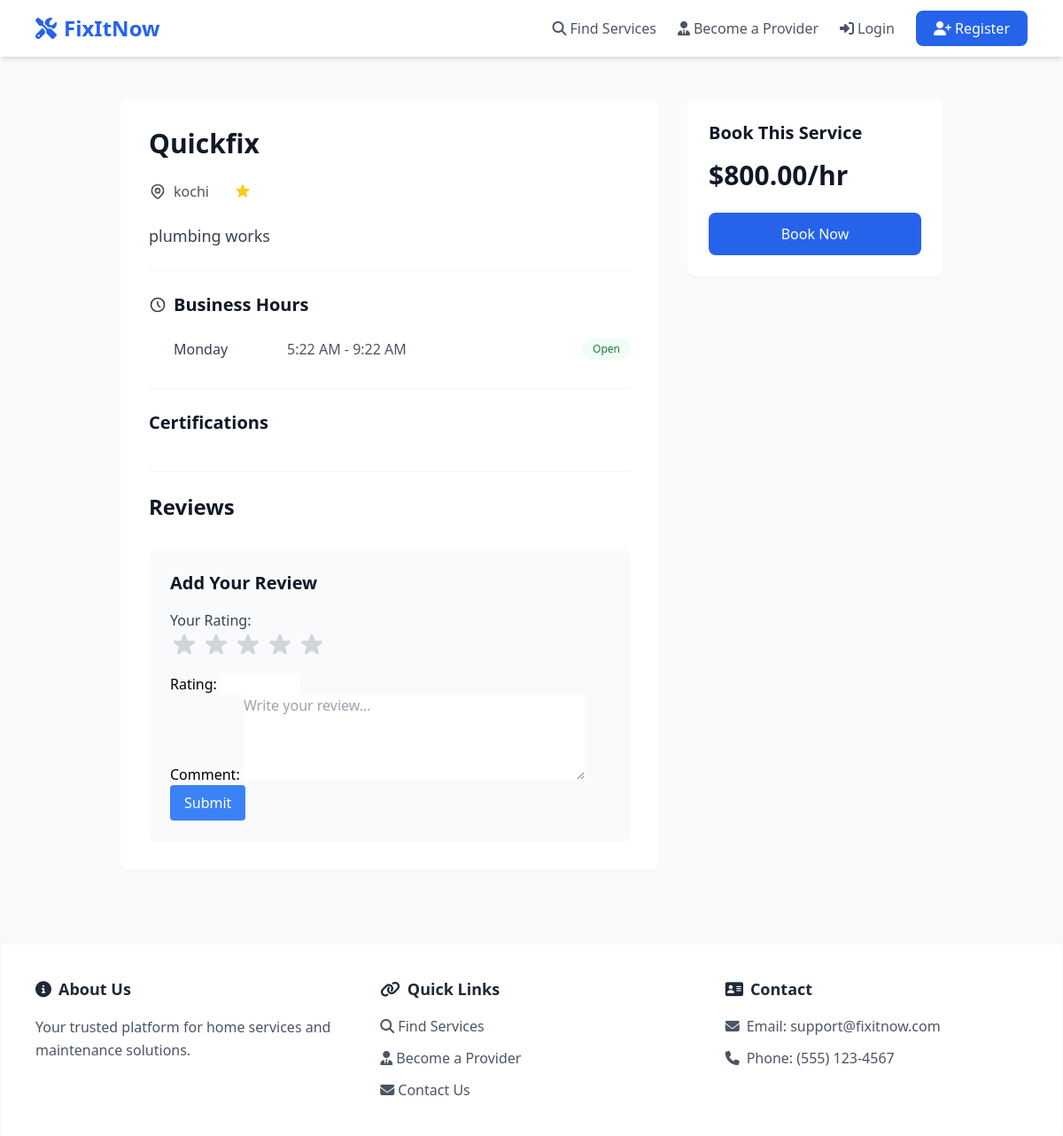
The app's page /services/service/1/, older data.
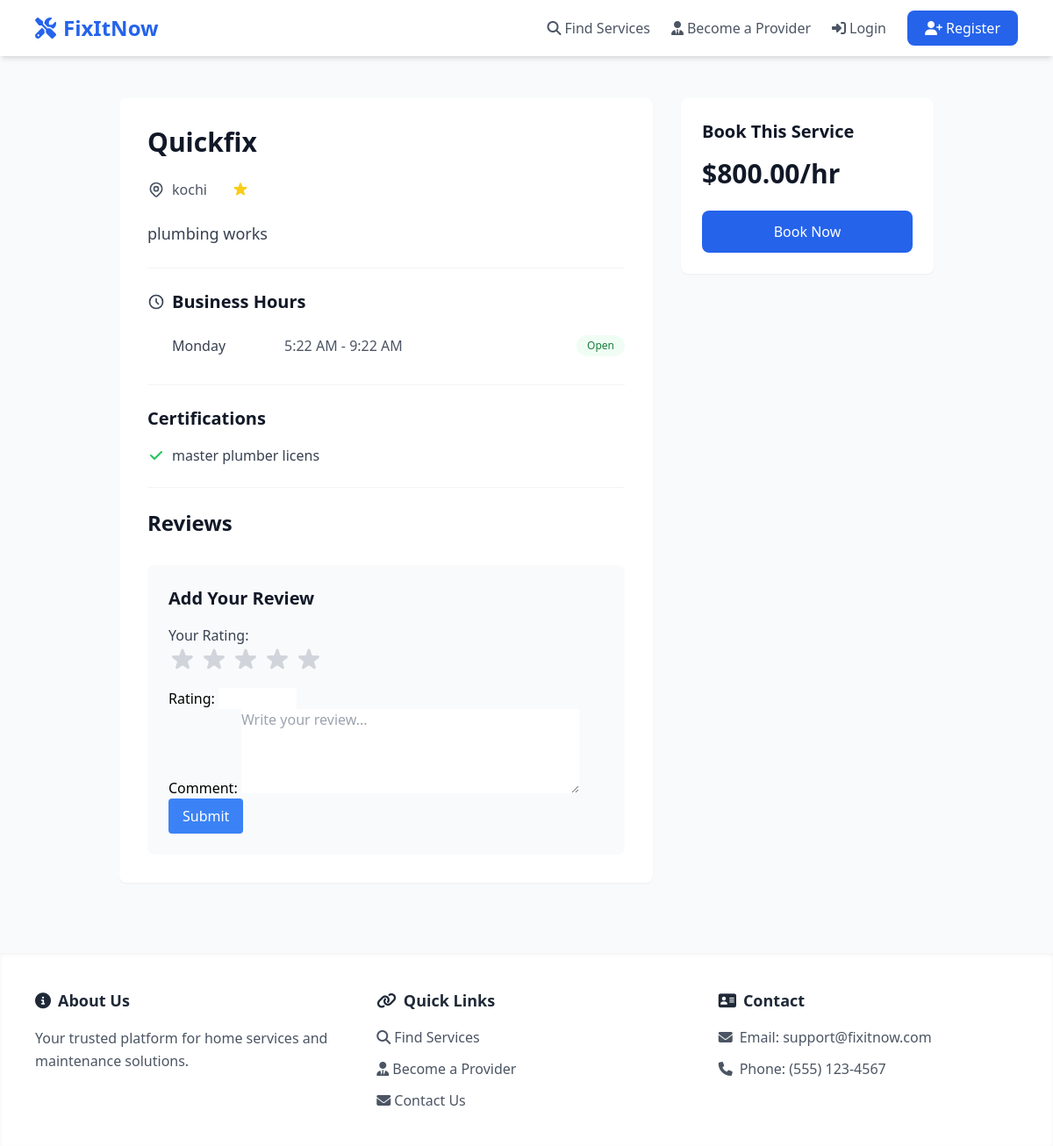
The same page, newer data.
### accounts/models.py (models this page shows, shortened)
class ServiceArea(models.Model):
    provider = models.ForeignKey(ServiceProvider, on_delete=models.CASCADE, related_name='service_areas')
    city = models.CharField(max_length=100)
    state = models.CharField(max_length=100)
    zip_code = models.CharField(max_length=20)

class Certification(models.Model):
    provider = models.ForeignKey(ServiceProvider, on_delete=models.CASCADE, related_name='certifications')
    name = models.CharField(max_length=255)
    issued_by = models.CharField(max_length=255)
    issued_date = models.DateField()
    expiry_date = models.DateField()
    document_url = models.URLField()

### services/models.py (models this page shows, shortened)
class AvailabilitySchedule(models.Model):
    provider = models.ForeignKey(ServiceProvider, on_delete=models.CASCADE, related_name='availability')
    DAYS_OF_WEEK = [
        ('Monday', 'Monday'),
        ('Tuesday', 'Tuesday'),
        ('Wednesday', 'Wednesday'),
        ('Thursday', 'Thursday'),
        ('Friday', 'Friday'),
        ('Saturday', 'Saturday'),
        ('Sunday', 'Sunday')
    ]
    day_of_week = models.CharField(max_length=10, choices=DAYS_OF_WEEK)
    start_time = models.TimeField()
    end_time = models.TimeField()
    is_available = models.BooleanField(default=True)
    class Meta:
        unique_together = ['provider', 'day_of_week']

### services/views.py (the view, shortened to what this page needs)
# urls.py: path('service/<int:pk>/', views.ServiceDetailView.as_view(), name='service_detail'),
class ServiceDetailView(DetailView):
    model = Service
    template_name = 'service_detail.html'
    context_object_name = 'service'
    def get_context_data(self, **kwargs):
        context = super().get_context_data(**kwargs)
        context['booking_form'] = BookingForm(provider=self.object.provider)
        context['certifications'] = Certification.objects.filter(provider=self.object.provider)
        context['service_area'] = ServiceArea.objects.filter(provider=self.object.provider)
        context['availability_schedule'] = AvailabilitySchedule.objects.filter(provider=self.object.provider)
        context["review_form"] = ReviewForm()
        context["reviews"] = self.object.reviews.all().order_by('-created_at')
        return context

### services/forms.py
class ReviewForm(forms.ModelForm):
    class Meta:
        model = Review
        fields = ['rating', 'comment']
        widgets = {
            'rating': forms.NumberInput(attrs={'min': '0', 'max': '5', 'step': '0.1'}),
            'comment': forms.Textarea(attrs={'rows': 4, 'placeholder': 'Write your review...'}),
        }

### templates/service_detail.html (shortened to what the changed rows need)
{% extends 'base.html' %}
{% block content %}
<div class="max-w-7xl mx-auto px-4 sm:px-6 lg:px-8 py-8">
    <div class="grid grid-cols-1 md:grid-cols-3 gap-8">
        <div class="md:col-span-2 bg-white rounded-lg shadow-sm p-8">
            <div class="space-y-6 border-b border-gray-100 pb-6">
                <h1 class="text-3xl font-semibold text-gray-900">{{ service.name }}</h1>
                <div class="flex flex-wrap items-center gap-4 text-gray-600">
                    <div class="flex items-center">
                        {% for area in service_area %}
                            <span class="mr-2">{{ area.city }}</span>
                        {% endfor %}
                    </div>
                </div>
            </div>
            <div class="py-6 border-b border-gray-100">
                <div class="ml-7 space-y-3">
                    {% for time in availability_schedule %}
                        <div class="flex items-center justify-between py-2 border-b border-gray-50 last:border-0">
                            <div class="flex items-center space-x-4">
                                <span class="font-medium w-28 text-gray-700">{{ time.day_of_week }}</span>
                                <div class="text-gray-600">
                                    {% if time.is_available %}
                                        <span>{{ time.start_time|time:"g:i A" }} - {{ time.end_time|time:"g:i A" }}</span>
                                    {% else %}
                                        <span class="text-gray-400">Closed</span>
                                    {% endif %}
                                </div>
                            </div>
                            {% if time.is_available %}
                                <span class="px-3 py-1 text-xs font-medium text-green-700 bg-green-50 rounded-full">Open</span>
                            {% else %}
                                <span class="px-3 py-1 text-xs font-medium text-red-700 bg-red-50 rounded-full">Closed</span>
                            {% endif %}
                        </div>
                    {% endfor %}
                </div>
            </div>
            <div class="py-6 border-b border-gray-100">
                <ul class="grid grid-cols-1 md:grid-cols-2 gap-3">
                    {% for certification in certifications %}
                        <li class="flex items-center text-gray-700">
                            <svg class="w-5 h-5 mr-2 text-green-500" fill="currentColor" viewBox="0 0 20 20">
                                <path fill-rule="evenodd" d="M16.707 5.293a1 1 0 010 1.414l-8 8a1 1 0 01-1.414 0l-4-4a1 1 0 011.414-1.414L8 12.586l7.293-7.293a1 1 0 011.414 0z" clip-rule="evenodd"/>
                            </svg>
                            {{ certification.name }}
                        </li>
                    {% endfor %}
                </ul>
            </div>
            <div class="pt-6">
                <h2 class="text-2xl font-semibold text-gray-900 mb-6">Reviews</h2>
                <div class="mt-8 bg-gray-50 rounded-lg p-6">
                    <form method="post" action="">
                        <div class="mb-4">
                            <div class="flex mb-4 space-x-1">
                                {% for i in "12345"|make_list %}
                                    <button type="button" class="text-gray-300 hover:text-yellow-400 transition-colors">
                                    </button>
                                {% endfor %}
                            </div>
                        </div>
                    </form>
                </div>
            </div>
        </div>
        <div class="md:col-span-1">
            <div class="bg-white rounded-lg shadow-sm p-6 sticky top-6">
                <h2 class="text-xl font-semibold text-gray-900 mb-4">Book This Service</h2>
            </div>
        </div>
    </div>
</div>
{% endblock %}

Row changes from the older to the newer data that the page shows:
added Certification: name "master plumber licens"
